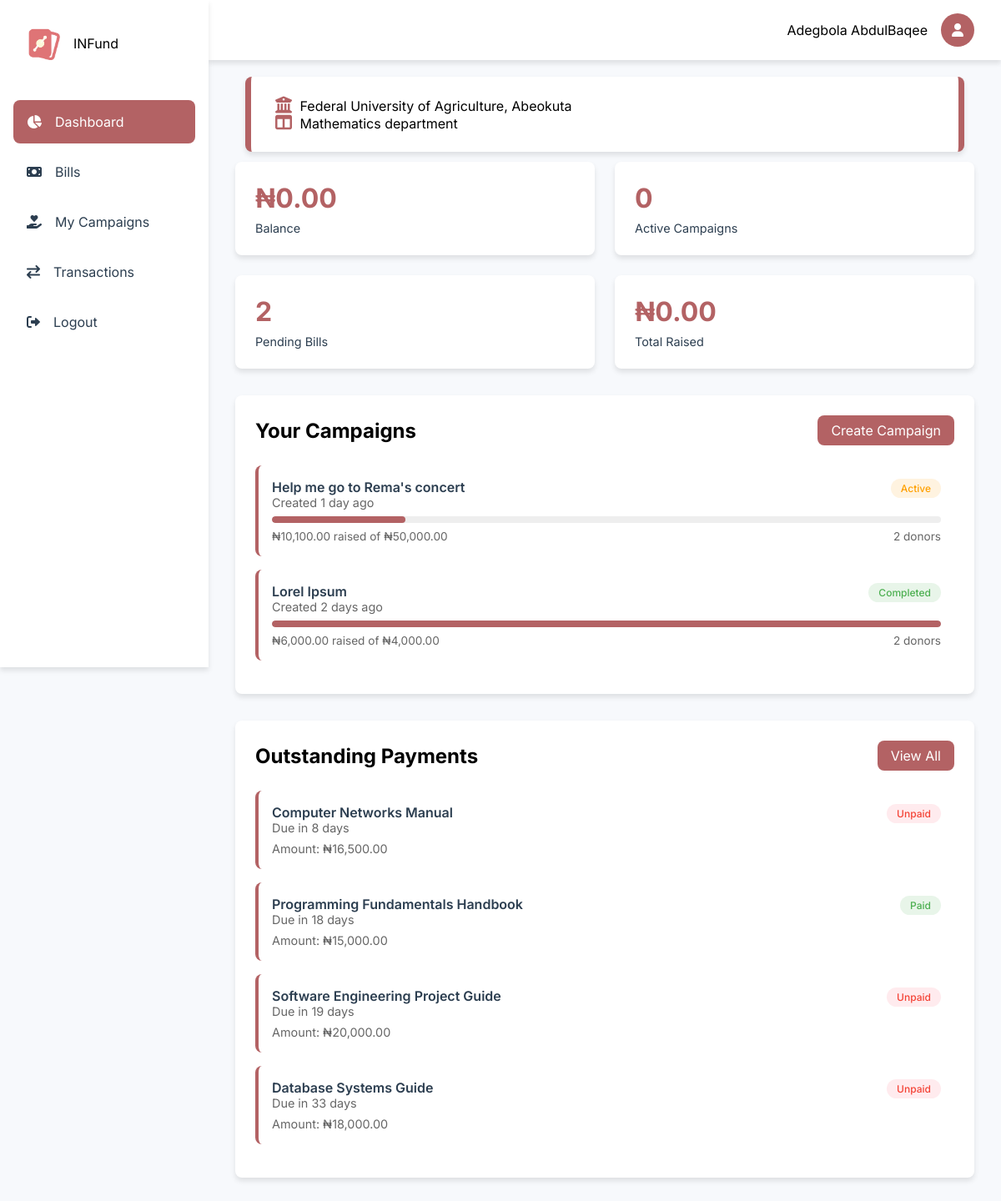
The page /dashboard/overview (signed in) on the database as committed earlier.
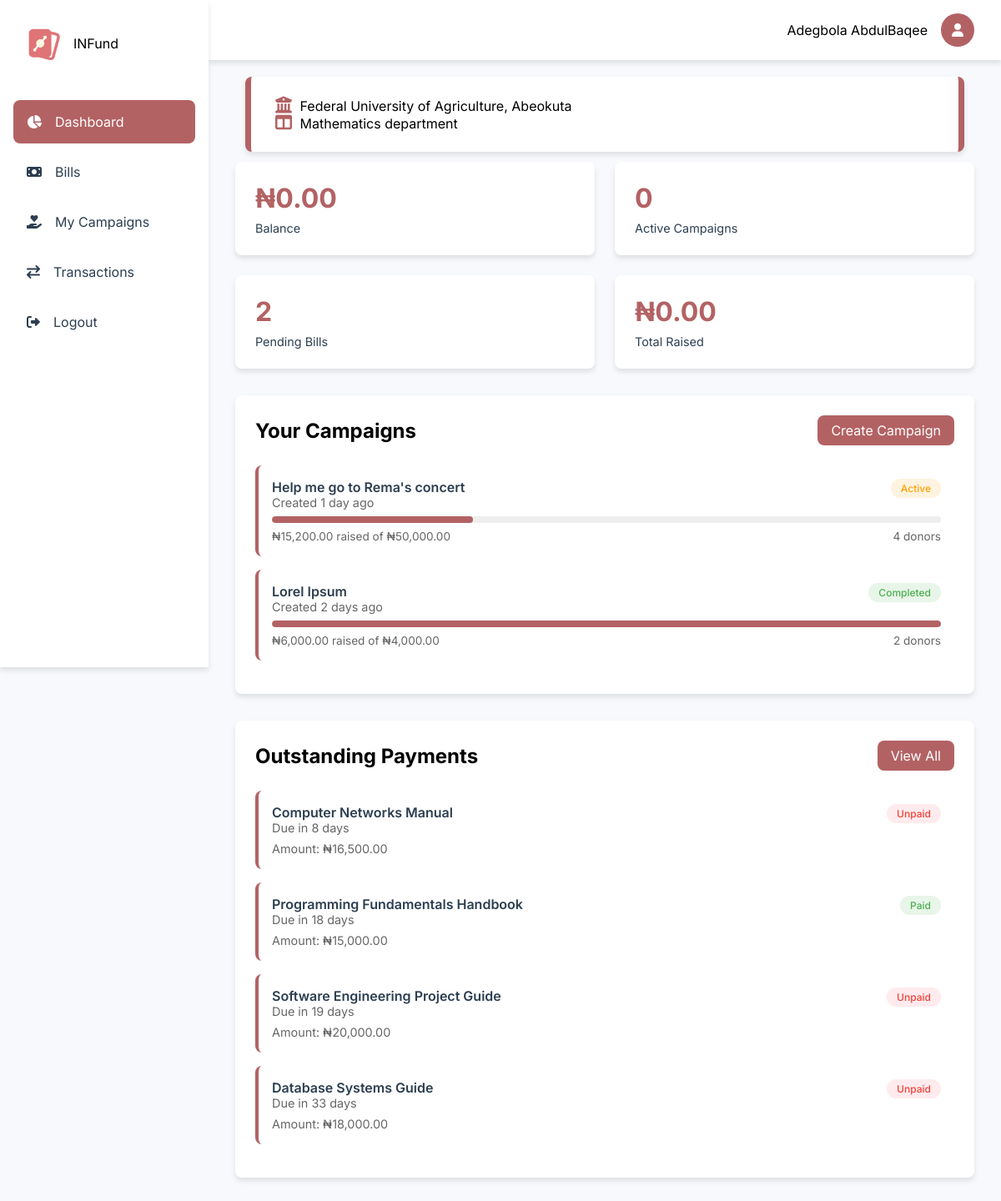
The same page on the database as committed later.
### tables this page shows
CREATE TABLE `users` (
  `id` int(11) NOT NULL,
  `fullname` varchar(1000) NOT NULL,
  `email` varchar(200) DEFAULT NULL,
  `balance` decimal(15,2) NOT NULL DEFAULT 0.00,
  `username` varchar(30) NOT NULL,
  `phone` varchar(30) DEFAULT NULL,
  `dob` varchar(200) DEFAULT NULL,
  `country` varchar(200) DEFAULT NULL,
  `state` varchar(1000) DEFAULT NULL,
  `university` varchar(1000) DEFAULT NULL,
  `faculty` varchar(1000) DEFAULT NULL,
  `department` varchar(1000) DEFAULT NULL,
  `matric_no` varchar(1000) NOT NULL,
  `password` varchar(1000) DEFAULT NULL,
  `level` varchar(200) NOT NULL DEFAULT '100',
  `bank_id` varchar(200) DEFAULT NULL,
  `bank_account_name` varchar(200) DEFAULT NULL,
  `account_number` int(30) DEFAULT NULL,
  `created_at` varchar(1000) DEFAULT current_timestamp(),
  `last_login` varchar(1000) DEFAULT current_timestamp(),
  `gender` varchar(1000) DEFAULT NULL
);

CREATE TABLE `universities` (
  `id` bigint(20) UNSIGNED NOT NULL,
  `abbreviation` varchar(10) NOT NULL,
  `name` varchar(255) NOT NULL,
  `type` enum('Federal','State','Uniformed','Private') NOT NULL,
  `country` varchar(50) DEFAULT 'Nigeria'
);

CREATE TABLE `campaigns` (
  `id` int(11) NOT NULL,
  `title` varchar(255) NOT NULL,
  `description` text NOT NULL,
  `impact` text DEFAULT NULL,
  `importance` text DEFAULT NULL,
  `uid` int(11) NOT NULL,
  `goal_amount` decimal(15,2) NOT NULL,
  `amount_raised` decimal(15,2) DEFAULT 0.00,
  `start_date` date NOT NULL,
  `end_date` date NOT NULL,
  `status` enum('active','completed','cancelled') DEFAULT 'active',
  `created_at` timestamp NOT NULL DEFAULT current_timestamp(),
  `updated_at` timestamp NOT NULL DEFAULT current_timestamp() ON UPDATE current_timestamp(),
  `image1` varchar(1000) NOT NULL,
  `image2` varchar(1000) DEFAULT NULL,
  `image3` varchar(1000) DEFAULT NULL,
  `image4` varchar(1000) DEFAULT NULL
);

CREATE TABLE `bills` (
  `id` int(11) NOT NULL,
  `creator_id` int(11) NOT NULL,
  `name` varchar(255) NOT NULL,
  `university` varchar(255) NOT NULL,
  `faculty` varchar(255) NOT NULL,
  `department` varchar(1000) NOT NULL,
  `level` varchar(255) NOT NULL,
  `matric_no` varchar(255) NOT NULL,
  `price` decimal(10,2) NOT NULL,
  `start_date` date DEFAULT NULL,
  `end_date` date DEFAULT NULL,
  `created_at` timestamp NOT NULL DEFAULT current_timestamp()
);

CREATE TABLE `payments` (
  `id` int(11) NOT NULL,
  `uid` int(11) NOT NULL,
  `reference_id` varchar(1000) DEFAULT NULL,
  `bill_id` int(11) NOT NULL,
  `student_id` int(11) NOT NULL,
  `total_amount` decimal(10,2) NOT NULL,
  `amount_paid` decimal(10,2) DEFAULT 0.00,
  `status` enum('Unpaid','Partially Paid','Paid') NOT NULL DEFAULT 'Unpaid',
  `last_payment_date` date DEFAULT NULL,
  `created_at` timestamp NOT NULL DEFAULT current_timestamp(),
  `updated_at` timestamp NOT NULL DEFAULT current_timestamp() ON UPDATE current_timestamp()
);

### includes/get_universities.php (called while the page is built, shortened)
<?php
function get_university($abbr)
{
    global $conn;
    $stmt = $conn->prepare("SELECT * FROM universities WHERE abbreviation=?");
    $stmt->bind_param("s", $abbr);
    $stmt->execute();
    $result = $stmt->get_result();
    $university = [];
    while ($row = $result->fetch_assoc()) {
        $university[] = $row;
    }
    return $university;
}

### includes/user/functions.php (the view, shortened to what the rows shown need)
<?php
function getUserDetails(string $email): array
{
    global $conn;
    if (strpos($email, "@")) {
        $query = "SELECT * FROM users WHERE email = ?";
    } else {
        $query = "SELECT * FROM users WHERE id = ?";
    }
    $stmt = $conn->prepare($query);
    $stmt->bind_param("s", $email);
    $stmt->execute();
    $result = $stmt->get_result();
    $data = $result->fetch_assoc();
    return $data;
}
function getCampaignsByUserId($user_id) {
    global $conn;
    $sql = "SELECT c.*,
            (SELECT COUNT(*) FROM donations WHERE campaign_id = c.id) as donor_count,
            (SELECT SUM(amount) FROM donations WHERE campaign_id = c.id) as total_donations
            FROM campaigns c
            WHERE c.uid = ?
            ORDER BY c.created_at DESC";
    $stmt = $conn->prepare($sql);
    $stmt->bind_param("i", $user_id);
    $stmt->execute();
    $result = $stmt->get_result();
    return $result;
}
function displayCampaignSection($campaigns)
{
    $output = '';
    if ($campaigns->num_rows > 0) {
        while ($campaign = $campaigns->fetch_assoc()) {
            $progress = ($campaign['amount_raised'] / $campaign['goal_amount']) * 100;
            $progress = min(100, $progress);
            $created_date = new DateTime($campaign['created_at']);
            $now = new DateTime();
            $interval = $created_date->diff($now);
            $time_ago = formatTimeAgo($interval);
            $badge_class = ($campaign['status'] === 'completed') ? 'badge-success' : 'badge-warning';
            $status_text = ucfirst($campaign['status']);
            $output .= sprintf(
                '
                <div class="campaign-card" onclick="window.location.href=\'campaign?id=%d\'">
                    <div class="campaign-header">
                        <div>
                            <div class="campaign-title">%s</div>
                            <div class="campaign-meta">Created %s</div>
                        </div>
                        <span class="badge %s">%s</span>
                    </div>
                    <div class="progress-bar">
                        <div class="progress-fill" style="width: %d%%"></div>
                    </div>
                    <div class="campaign-stats">
                        <span>₦%s raised of ₦%s</span>
                        <span>%d donors</span>
                    </div>
                </div>',
                $campaign['id'],
                htmlspecialchars($campaign['title']),
                $time_ago,
                $badge_class,
                $status_text,
                $progress,
                number_format($campaign['amount_raised'], 2),
                number_format($campaign['goal_amount'], 2),
                $campaign['donor_count']
            );
        }
    }
    return $output;
}
function formatTimeAgo($interval)
{
    if ($interval->d >= 1) return $interval->d . ' day' . ($interval->d > 1 ? 's' : '') . ' ago';
    return 'just now';
}
function getCampaignStats($campaigns)
{
    $stats = [
        'total_raised' => 0,
        'active_campaigns' => 0
    ];
    if ($row = $campaigns->fetch_assoc()) {
        $stats['total_raised'] = $row['total_raised'] ?? 0;
        $stats['active_campaigns'] = $row['active_campaigns'] ?? 0;
    }
    return $stats;
}
?>

### includes/user/nav.php (shortened to what the rows shown need)
<?php
include '../config/config.php';
include '../includes/user/functions.php';
$my_details = getUserDetails($_SESSION["user_id"]);
?>
<!DOCTYPE html>
<html lang="en">
<head>
    <link href="https://cdnjs.cloudflare.com/ajax/libs/toastr.js/latest/css/toastr.min.css" rel="stylesheet" />
    <link rel="stylesheet" href="https://cdnjs.cloudflare.com/ajax/libs/font-awesome/6.0.0/css/all.min.css">
    <link rel="stylesheet" href="../assets/css/user/nav.css">
</head>
<body>
    <div class="container">
        <div class="topnav">
            <div class="user-profile">
                <span><?php echo $my_details['fullname']; ?></span>
                <a href="./profile">
                    <div class="avatar">
                    </div>
                </a>
            </div>
        </div>

### dashboard/overview.php (shortened to what the rows shown need)
<?php
include '../config/config.php';
include '../includes/get_universities.php';
include '../includes/user/get_bills.php';
include '../includes/user/nav.php';
$university = get_university($my_details['university']);
$campaigns = getCampaignsByUserId($_SESSION['user_id']);
$campaign_stats = getCampaignStats($campaigns);
?>
<main class="main-content">
    <div class="server-details">
        <i class="fas fa-university"></i> <?php
                                            if (!empty($university)) {
                                                $university_name = $university[0]['name'];
                                                echo $university_name;
                                            } else {
                                                echo "No university found with the abbreviation: " . $abbreviation;
                                            } ?>
        <br>
        <i class="fas fa-columns"></i> <?php echo $my_details['department']; ?> department
    </div>
    <div class="cards-grid">
        <div class="card">
            <h2>₦<?php echo $my_details['balance']; ?></h2>
            <p>Balance </p>
        </div>
        <div class="card">
            <h2><?php echo $campaign_stats['active_campaigns']; ?></h2>
        </div>
        <div class="card">
            <h2>2</h2>
        </div>
        <div class="card">
            <h2>₦<?php echo number_format($campaign_stats['total_raised'], 2); ?></h2>
        </div>
    </div>
    <div class="campaigns-grid">
        <section class="feed-section">
            <div class="section-header">
                <h2>Your Campaigns</h2>
            </div>
            <?php echo displayCampaignSection($campaigns); ?>
        </section>
        <section class="feed-section">
            <div class="section-header">
                <h2>Outstanding Payments</h2>
            </div>
            <?php
            $bills = getBillsByDepartment($my_details['department'], $_SESSION['user_id']);
            echo displayBillsSection($bills);
            ?>
        </section>
    </div>
</main>
<?php
include '../includes/user/footer.php';
?>

### includes/user/get_bills.php (shortened to what the rows shown need)
<?php
function getBillsByDepartment($department, $user_id)
{
    global $conn;
    $query = "SELECT b.*,
              p.amount_paid,
              p.status as payment_status,
              p.last_payment_date,
              DATEDIFF(b.end_date, CURRENT_DATE()) as days_remaining
              FROM bills b
              LEFT JOIN payments p ON b.id = p.bill_id AND p.student_id = ?
              WHERE b.department = ?
              AND b.end_date >= CURRENT_DATE()
              ORDER BY b.end_date ASC";
    $stmt = $conn->prepare($query);
    $stmt->bind_param("is", $user_id, $department);
    $stmt->execute();
    $result = $stmt->get_result();
    return $result->fetch_all(MYSQLI_ASSOC);
}
function displayBillsSection($bills)
{
    $output = '';
    foreach ($bills as $bill) {
        $badge_class = 'badge-danger';
        $status = 'Unpaid';
        $amount_display = '₦' . number_format($bill['price'], 2);
        if (isset($bill['payment_status'])) {
            switch ($bill['payment_status']) {
                case 'Paid':
                    $badge_class = 'badge-success';
                    $status = 'Paid';
                    break;
            }
        }
        $output .= sprintf(
            '
            <div class="campaign-card">
                <a href="bill.php?id=%d" class="campaign-header">
                    <div>
                        <div class="campaign-title">%s</div>
                        <div class="campaign-meta">Due in %d days</div>
                    </div>
                    <span class="badge %s">%s</span>
                </a>
                <div class="campaign-meta">
                    Amount: %s
                </div>
            </div>
        ',
            $bill['id'],
            htmlspecialchars($bill['name']),
            $bill['days_remaining'],
            $badge_class,
            $status,
            $amount_display
        );
    }
    return $output;
}

Rows that differ between the two databases and show on the page:
changed campaigns "Help me go to Rema's concert": amount_raised "10,100.00" → "15,200.00"; donor_count "2" → "4"
